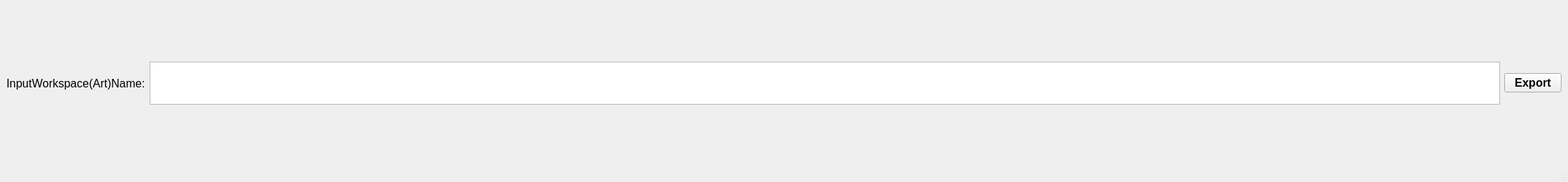
<?xml version="1.0" encoding="UTF-8"?>
<ui version="4.0">
 <class>MainWindow</class>
 <widget class="QMainWindow" name="MainWindow">
  <property name="geometry">
   <rect>
    <x>0</x>
    <y>0</y>
    <width>2190</width>
    <height>254</height>
   </rect>
  </property>
  <property name="windowTitle">
   <string>MainWindow</string>
  </property>
  <widget class="QWidget" name="centralwidget">
   <layout class="QGridLayout" name="gridLayout">
    <item row="0" column="0">
     <layout class="QHBoxLayout" name="horizontalLayout">
      <item>
       <widget class="QLabel" name="label">
        <property name="font">
         <font>
          <pointsize>12</pointsize>
          <weight>50</weight>
          <bold>false</bold>
         </font>
        </property>
        <property name="text">
         <string>InputWorkspace(Art)Name:</string>
        </property>
       </widget>
      </item>
      <item>
       <widget class="QTextEdit" name="textEdit">
        <property name="maximumSize">
         <size>
          <width>16777215</width>
          <height>60</height>
         </size>
        </property>
        <property name="font">
         <font>
          <pointsize>12</pointsize>
         </font>
        </property>
       </widget>
      </item>
      <item>
       <widget class="QPushButton" name="exportBtn">
        <property name="font">
         <font>
          <pointsize>12</pointsize>
          <weight>75</weight>
          <bold>true</bold>
         </font>
        </property>
        <property name="text">
         <string>Export</string>
        </property>
       </widget>
      </item>
     </layout>
    </item>
   </layout>
  </widget>
  <widget class="QMenuBar" name="menubar">
   <property name="geometry">
    <rect>
     <x>0</x>
     <y>0</y>
     <width>2190</width>
     <height>45</height>
    </rect>
   </property>
  </widget>
  <widget class="QStatusBar" name="statusbar"/>
 </widget>
 <resources/>
 <connections/>
</ui>
